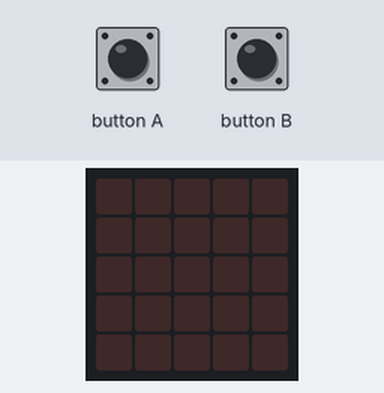
Bench run of a program on a simulated BBC micro:bit running MicroPython. Shown: the board's 5×5 LED display. Inputs (shaded band) come from the test bench. The 48×5 strip is a reading aid, not a part: it shows the text the display is scrolling, unrolled, one strip-width of it at a time; data-log rows are listed on the console.

Above: at 1.2 s.
1.3 s: button A pressed for 0.15 s
At 1.6 s:
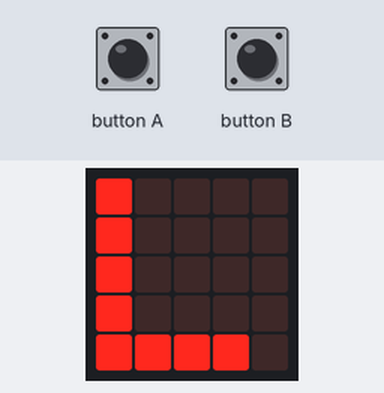
At 2.0 s:
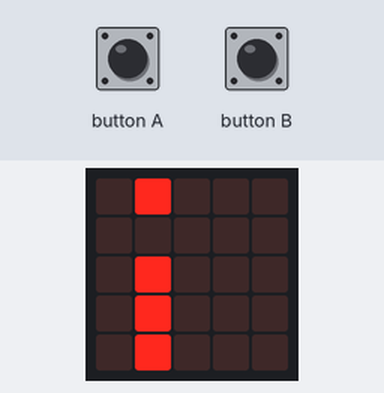
4.3 s: button B pressed for 0.15 s
At 8.2 s:
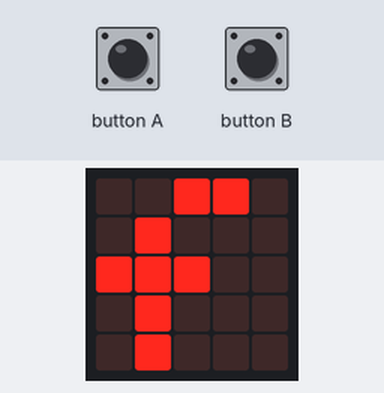
Timing chart, 0 to 9.7 s (numbered marks = the images above; inputs shaded):
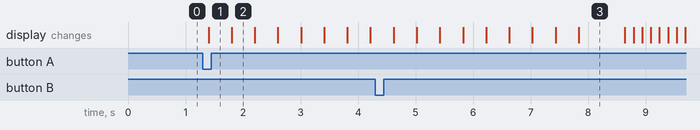

The program:

main.py
```python
from microbit import *
import log
import radio

log.set_labels('temperature')

radio.config(group=55)
radio.on()

display.clear()

Loop_Ctrl_b = True
while Loop_Ctrl_b:
    Loop_Ctrl_a = True
    if button_a.was_pressed():
        log.delete(full=True)
#        display.show('Log Clear')
        display.show('Listening')
        while Loop_Ctrl_a:
            message = radio.receive()
            if message:
        #        print(str(message))
                display.scroll(message)
                log.add({'temperature':message})

            if button_b.was_pressed():
                display.show('Radio Off')
                Loop_Ctrl_a = False
                Loop_Ctrl_b = False
                radio.off()
                display.scroll('Log Stored')
                display.clear()
```

Measured:
- after the input at 1.3 s, the display: changes after 0.10 s (image 1)
- after the input at 4.3 s, the display: first differs from a run without the input after 0.72 s (image 3 shows a later state)
- what the display in image 2 shows lasts 0.4 s, from 1.8 s to 2.2 s
